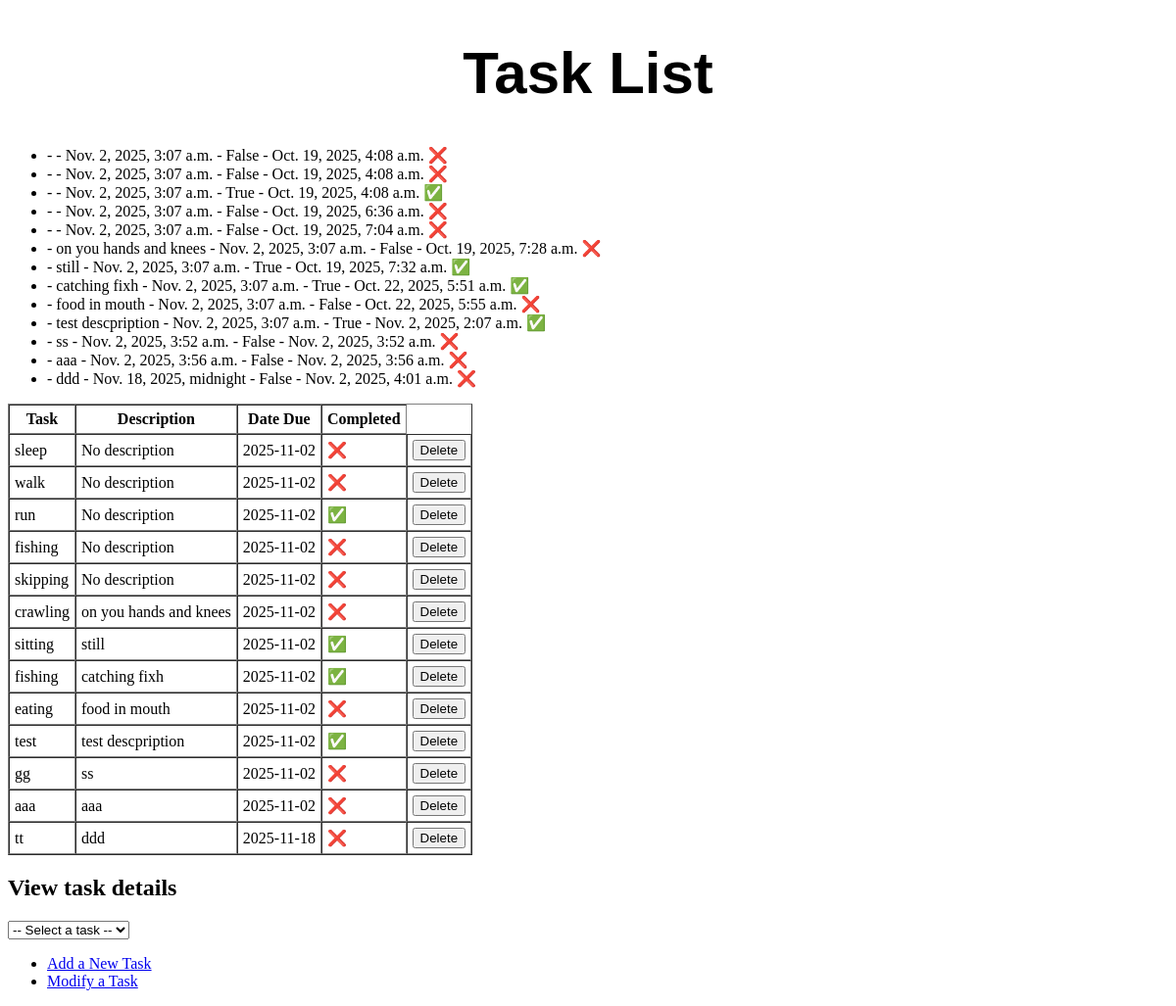
The page /tasks/ on the database as committed earlier.
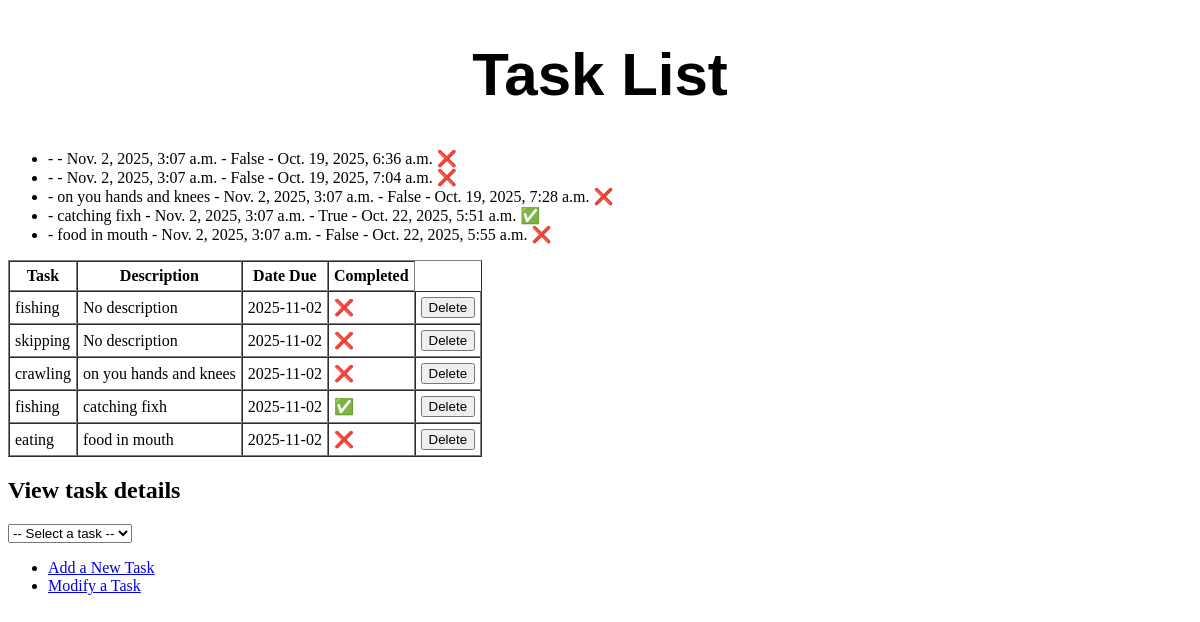
The same page on the database as committed later.
### tasks/models.py (models this page shows, shortened)
class Task(models.Model):
    name = models.CharField(max_length=255, help_text="Enter the task name.")
    completed = models.BooleanField(default=False, help_text="Is the task completed?")
    description = models.TextField(blank=True, help_text="Enter the task description.")
    created_at = models.DateTimeField(auto_now_add=True, help_text="The time when the task was created.")
    updated_at = models.DateTimeField(auto_now=True, help_text="The time when the task was last updated.")
    due_date = models.DateTimeField(default=None, null=True, blank=True, help_text="The date when the task is due.")

### tasks/views.py (the view)
# urls.py: path("", views.index, name="index"),
def index(request):
    tasks = Task.objects.all()
    return render(request, "tasks/index.html", {
        "tasks": tasks  # Pass tasks to the template
    })

### tasks/templates/tasks/index.html (shortened to what this page needs)
{% extends "tasks/layout.html" %}
{% block content%}
<h1>Task List</h1>
   <ul>
       {% for task in tasks %}
            <li>
                <strong>{{ task.}}</strong> - {{ task.description}} - {{ task.due_date }} - {{ task.completed }} - {{ task.created_at }}
                {% if task.completed %} ✅ {% else %} ❌ {% endif %}
            </li>
       {% empty %}
           <li>No Tasks.</li>
       {% endfor %}
   </ul>
<table border="1" cellpadding="5" cellspacing="0">
    <thead>
        <tr>
            <th>Task</th>
            <th>Description</th>
            <th>Date Due</th>
            <th>Completed</th>
        </tr>
    </thead>
    <tbody>
        {% for task in tasks %}
            <tr id="task-{{ task.id }}">
                <td>{{ task.name }}</td>
                <td>{{ task.description|default:"No description" }}</td>
                <td>{{ task.due_date|date:"Y-m-d" }}</td>
                <td>
                    {% if task.completed %}
                        ✅
                    {% else %}
                        ❌
                    {% endif %}
                </td>
                <td>
                    <button class="delete-btn" data-task-id="{{ task.id }}" data-task-name="{{ task.name }}">Delete</button>                </td>
            </tr>
        {% empty %}
            <tr>
                <td colspan="3">No Tasks.</td>
            </tr>
        {% endfor %}
    </tbody>
</table>
<h2>View task details</h2>
<select id="taskDropdown">
    <option value=""> -- Select a task --</option>
</select>
<ul>
   <li> <a href="{% url 'tasks:add' %}">Add a New Task</a> </li>
   <li> <a href="{% url 'tasks:modify' %}">Modify a Task</a> </li>
</ul>
{% endblock %}

Rows that differ between the two databases and show on the page:
removed Task: due_date "Nov. 2, 2025, 3:07 a.m.", completed "False", created_at "Oct. 19, 2025, 4:08 a.m.", name "sleep", description "No description", due_date "2025-11-02"
removed Task: due_date "Nov. 2, 2025, 3:07 a.m.", completed "False", created_at "Oct. 19, 2025, 4:08 a.m.", name "walk", description "No description", due_date "2025-11-02"
removed Task: due_date "Nov. 2, 2025, 3:07 a.m.", completed "True", created_at "Oct. 19, 2025, 4:08 a.m.", name "run", description "No description", due_date "2025-11-02"
removed Task: description "still", due_date "Nov. 2, 2025, 3:07 a.m.", completed "True", created_at "Oct. 19, 2025, 7:32 a.m.", name "sitting", due_date "2025-11-02"
removed Task: description "test descpription", due_date "Nov. 2, 2025, 3:07 a.m.", completed "True", created_at "Nov. 2, 2025, 2:07 a.m.", name "test", due_date "2025-11-02"
removed Task: description "ss", due_date "Nov. 2, 2025, 3:52 a.m.", completed "False", created_at "Nov. 2, 2025, 3:52 a.m.", name "gg", due_date "2025-11-02"
removed Task: description "aaa", due_date "Nov. 2, 2025, 3:56 a.m.", completed "False", created_at "Nov. 2, 2025, 3:56 a.m.", name "aaa", due_date "2025-11-02"
removed Task: description "ddd", due_date "Nov. 18, 2025, midnight", completed "False", created_at "Nov. 2, 2025, 4:01 a.m.", name "tt", due_date "2025-11-18"
